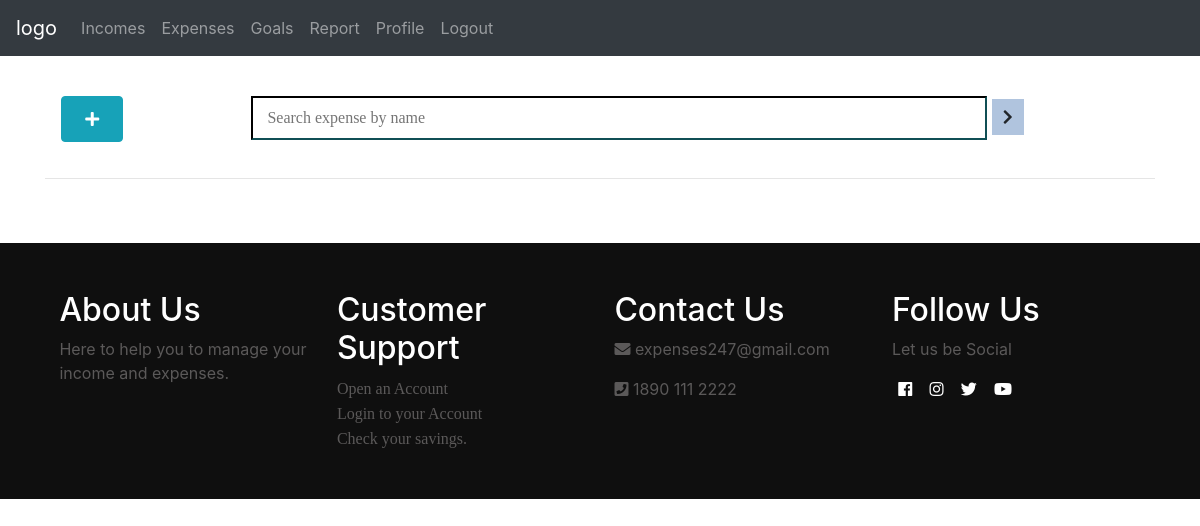
The app's page /exp/ (signed in), older data.
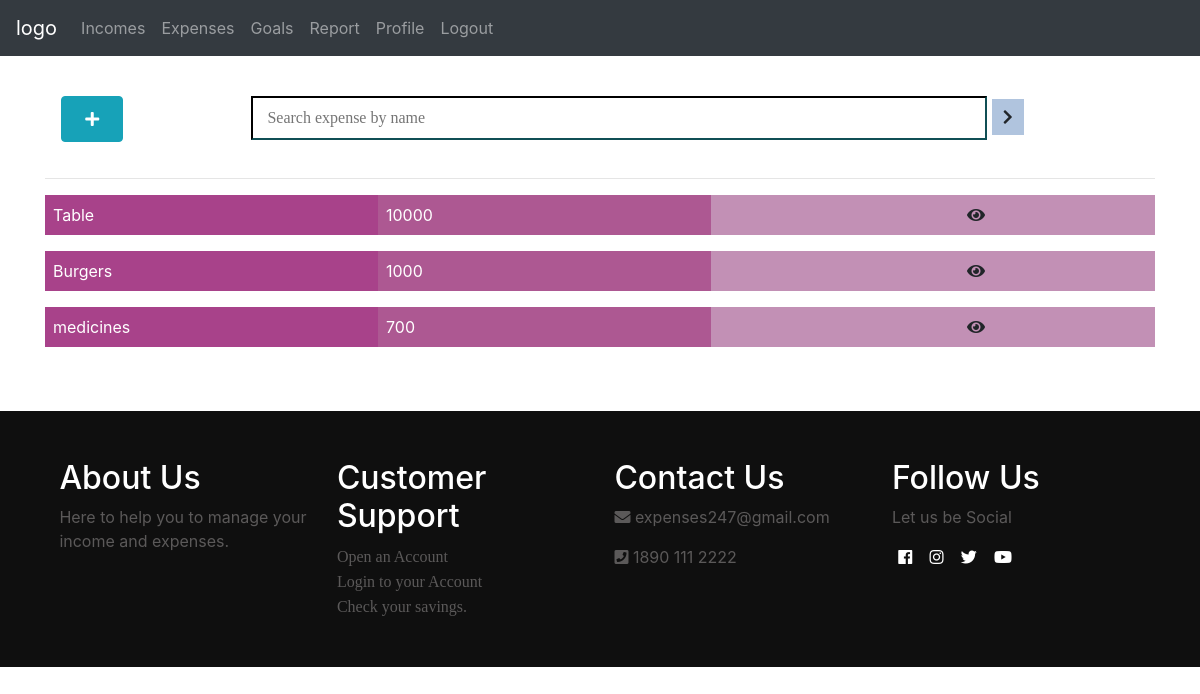
The same page, newer data.
### expense/models.py (models this page shows)
class expense(models.Model):
    expId=models.AutoField(primary_key=True)
    user = models.ForeignKey(user_details, on_delete=models.CASCADE)
    expName=models.CharField(max_length=50)
    category=models.CharField(max_length=50)
    amount = models.IntegerField()
    date = models.DateField()
    comments=models.CharField(max_length=100)

### expense/views.py (the view)
# urls.py: path('exp/',include('expense.urls')),
def exp(request):
    exps=expense.objects.all().filter(user_id=request.session['usremail'])
    return render(request,'expense/expense.html',context={"exps": exps})

### expense/templates/expense/expense.html (shortened to what this page needs)
<!DOCTYPE html>
{% extends 'base1.html' %}
    {% block content %}
    <div class="container">
        <div class="row">
          <div class="col-2">
            <section style="height: 50px; margin: 1rem 1rem;">
                <a href="/exp/addexp/" class="btn btn-info" role="button"><i class="fas fa-plus" style="padding: 0.5rem .7rem;size: 8px;"></i></a>
            </section>
          </div>
          <div class="col-10">
            <form action="">
                <input type="search" id="gsearch" name="gsearch" placeholder="Search expense by name" onkeyup="searchFun2()">
                <span><i class="fas fa-chevron-right"></i></span>
            </form>
          </div>
        </div>
        <hr>
        <div class="row">
             <div class="col-12">
                 {% for exps in exps %}
                <div class="d-flex mb-3" style="background-color: rgb(194, 144, 181);">
                    <div class="p-2" style="width: 30%;background-color: rgb(168, 66, 138);color:white;">{{exps.expName}}</div>
                    <div class="p-2" style="width: 30%;background-color: rgb(173, 88, 146);color: white;">{{exps.amount}}</div>
                    <div class="p-2 ml-auto" style="width: 20%;background-color: rgb(194, 144, 181);">
                        <button class="btn" onclick='viewExp("{{ exps.expId }}", "{{ csrf_token }}")'></button><i class="fas fa-eye"></i></div>
                </div>
                {% endfor %}
            </div>
        </div>
    </div>
      <br><br>
    {% endblock %}

### income/templates/base1.html (shortened to what this page needs)
<!DOCTYPE html>
<html lang="en">
<head>
  <link rel="stylesheet" href="https://maxcdn.bootstrapcdn.com/bootstrap/4.5.2/css/bootstrap.min.css">
  <link rel="stylesheet" href="https://use.fontawesome.com/releases/v5.7.0/css/all.css">
  {% load static %}
  <link rel="stylesheet" type="text/css" href="{% static 'income/style1.css' %}">
  <link rel="stylesheet" type="text/css" href="{% static 'income/loading-bar.css' %}"/>
</head>
<body>
  <nav class="navbar navbar-expand-sm bg-dark navbar-dark sticky-top">
    <a class="navbar-brand" href="/">logo</a>
    <ul class="navbar-nav">
      <li class="nav-item">
          <a class="nav-link" href="/income/">Incomes</a>
      </li>
      <li class="nav-item">
          <a class="nav-link" href="/exp/">Expenses</a>
      </li>
      <li class="nav-item">
          <a class="nav-link" href="#">Goals</a>
      </li>
      <li class="nav-item">
          <a class="nav-link" href="/expense/report/">Report</a>
      </li>
      <li class="nav-item">
          <a class="nav-link" href="/signup/profile/">Profile</a>
      </li>
      <li class="nav-item">
          <a class="nav-link" href="/signup/logout/">Logout</a>
      </li>
    </ul>
  </nav>
  <div class="container-fluid"><br>
    {% block content %}
    {% endblock %}
  </div>
    <footer class="footer">
      <div class="container">
        <div class="about-us">
          <h2>About Us</h2>
          <p style="color:#686666da;">Here to help you to manage your income and expenses.</p>
        </div>
        <div class="customer-support">
          <h2>Customer Support</h2>
          <a href="/signup/register/">Open an Account</a><br>
          <a href="/signup/login/">Login to your Account</a><br>
          <a href="#">Check your savings.</a>
        </div>
        <div class="contact-us">
          <h2>Contact Us</h2>
          <p style="color:#686666da;"><i class="fas fa-envelope"></i> expenses247@gmail.com</p>
          <p style="color:#686666da;"><i class="fas fa-phone-square"></i> 1890 111 2222</p>
        </div>
        <div class="follow">
          <h2>Follow Us</h2>
          <p style="color:#686666da;">Let us be Social</p>
          <div>
            <i class="fab fa-facebook"></i>
            <i class="fab fa-instagram"></i>
            <i class="fab fa-twitter"></i>
            <i class="fab fa-youtube"></i>
          </div>
        </div>
      </div>
    </footer>
</body>
</html>

### income/static/income/style1.css (style rules this page uses)
:root { --Abel: 'Abel', cursive; --Anton: 'Anton', cursive; --Josefin: 'Josefin', cursive; --Lexend: 'Lexend', cursive; --Livvie: 'Livvie', cursive; --text-gray: #3f4954; --text-light: #686666da; --bg-color: #0f0f0f; --white: #ffffff; --midnight: #104f55; --sky: #B0C4DE; }
footer.footer { height: 100%; background: var(--bg-color); position: relative; }
footer.footer .container { display: grid; grid-template-columns: repeat(4,1fr); }
footer.footer .container .about-us h2 { color: var(--white); }
footer.footer .container .contact-us h2 { color: var(--white); }
footer.footer .container .customer-support h2 { color: var(--white); }
footer.footer .container .follow h2 { color: var(--white); }
footer.footer .container .follow div i { color: var(--white); padding: 0 0.4rem; }
footer.footer .container .customer-support a { color: var(--text-light); font-family: var(--Josefin); }
footer.footer .container>div { flex-grow: 1; flex-basis: o; padding: 3rem 0.9rem; }

### expense/templates/expense/expense.html (style rules this page uses)
#gsearch { padding: .5rem.9rem; margin: 1rem 1rem; margin-right: 0; padding-right: 0; border-color: var(--midnight); background: transparent; color: black; font-family: var(--Josefin); font-size: 1rem; width:80%; }
form span { background: var(--sky); padding: .5rem.7rem; cursor: pointer; }

Row changes from the older to the newer data that the page shows:
added expense: expName "Table", amount "10000"
added expense: expName "Burgers", amount "1000"
added expense: expName "medicines", amount "700"
